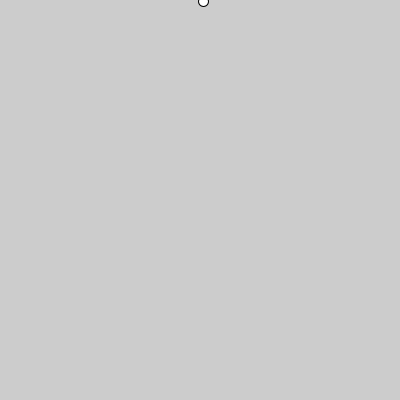
Frame 1 (no input)
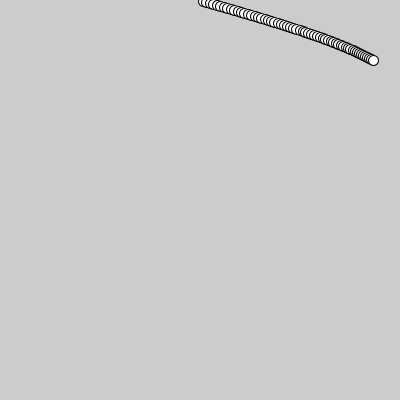
Frame 60 (the mouse pressed at the canvas centre just before this capture)
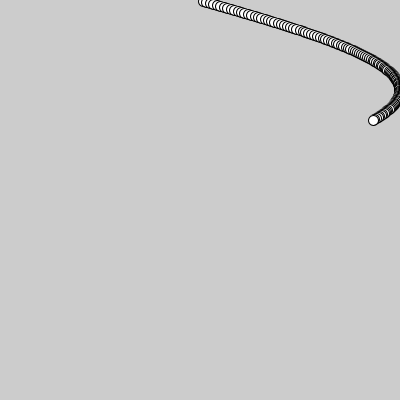
Frame 120 (the mouse held since frame 60 and released just before this capture)

The Processing sketch that drew these frames (run headless with seeded random() and noise(); from frame 60 on, the mouse is pressed at the canvas centre):

// Processing sketch: sketch_170620a
// ── sketch_170620a.pde
float x, y;

void setup(){
  size(400,400);
}
void draw(){
  //background(frameCount%256);
  //x = random(width);
  //x = frameCount;
  //x = frameCount*20;
  //x = frameCount%100;
  //x = width-frameCount;
  //x = width-(frameCount%width);
  x  = width/2+ (width/2)*sin(radians(frameCount) );
  y  = frameCount%height;
  ellipse(x, y, 10, 10);
  println(x);
}
